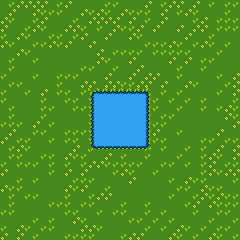

This game map was drawn from its Tiled (.tmx) file and the tilesets committed beside it. A one-line description and the full map source follow:
An orthogonal 30x30 tile map with 8x8 px tiles, 1 tile layer (ground).

<map version="1.0" tiledversion="1.1.5" orientation="orthogonal" renderorder="left-down" width="30" height="30" tilewidth="8" tileheight="8" infinite="0" nextobjectid="1">
 <tileset firstgid="1" name="Ground" tilewidth="8" tileheight="8" tilecount="12" columns="6">
  <image source="../res/test_tileset8.png" width="48" height="16" />
  <terraintypes>
   <terrain name="grass" tile="0" />
   <terrain name="water" tile="0" />
  </terraintypes>
  <tile id="0" terrain="0,0,0,0" />
  <tile id="1" terrain="0,0,0,0" />
  <tile id="2" terrain="1,1,1,1" />
  <tile id="3" terrain="0,0,1,1" />
  <tile id="4" terrain="0,0,1,0" />
  <tile id="5" terrain="1,0,1,0" />
  <tile id="6" terrain="0,0,0,1" />
  <tile id="7" terrain="0,1,0,1" />
  <tile id="8" terrain="1,1,0,0" />
  <tile id="9" terrain="0,1,0,0" />
  <tile id="10" terrain="1,0,0,0" />
  <tile id="11" terrain="0,0,0,0" />
 </tileset>
 <layer name="ground" width="30" height="30">
  <data encoding="csv">
1,2,12,12,12,12,1,2,12,1,1,1,1,2,2,1,1,1,12,1,2,12,12,1,12,1,2,1,2,2,
1,12,1,1,12,2,2,2,1,1,12,2,12,2,1,12,2,2,2,1,12,1,2,12,2,1,1,1,2,1,
12,2,1,1,2,12,1,1,1,2,1,12,12,12,12,1,12,1,2,1,12,1,1,1,2,12,1,2,2,2,
12,1,1,2,12,2,1,1,12,12,2,1,2,1,12,2,2,12,1,12,1,1,12,1,12,12,1,2,2,2,
2,1,12,2,1,1,2,2,1,2,12,1,1,12,1,1,12,2,1,1,1,1,1,12,1,1,2,1,1,1,
12,2,1,1,2,2,12,2,12,1,1,12,1,1,1,1,1,1,2,2,2,12,2,1,2,12,2,1,2,1,
1,1,12,2,1,1,1,1,1,1,1,1,12,1,2,2,2,2,1,2,2,2,2,2,1,1,1,2,1,1,
1,2,1,1,2,1,1,1,1,1,1,1,12,2,1,1,12,1,1,1,1,12,1,12,1,2,2,1,1,1,
1,2,1,1,1,1,1,1,1,1,2,2,1,1,2,1,1,12,1,1,1,1,2,1,1,2,1,1,1,1,
2,1,1,1,2,1,1,2,2,2,1,1,1,12,1,1,12,1,12,12,1,1,2,1,1,1,1,2,1,12,
1,2,2,1,1,1,1,2,1,1,12,12,1,12,12,2,2,12,12,1,12,1,1,12,2,1,1,1,2,12,
2,1,1,2,1,12,1,2,2,1,2,7,4,4,4,4,4,4,5,1,2,1,2,1,1,1,1,2,1,12,
2,1,1,1,1,2,1,1,2,2,1,8,3,3,3,3,3,3,6,2,1,2,1,2,1,2,1,1,1,2,
1,2,1,1,1,2,2,1,1,2,2,8,3,3,3,3,3,3,6,2,1,1,2,1,1,2,1,2,12,2,
1,2,1,1,1,2,1,1,1,1,1,8,3,3,3,3,3,3,6,1,2,2,1,1,1,1,1,1,12,2,
2,2,2,1,12,1,2,1,1,1,1,8,3,3,3,3,3,3,6,2,2,1,1,1,1,1,1,1,1,12,
1,12,1,1,2,2,1,1,2,2,2,8,3,3,3,3,3,3,6,12,1,1,2,1,1,1,1,12,1,1,
12,1,2,2,1,1,2,1,2,2,1,8,3,3,3,3,3,3,6,2,2,1,1,1,1,2,2,1,2,2,
1,2,12,2,1,1,1,1,1,12,1,10,9,9,9,9,9,9,11,1,2,1,1,2,1,2,1,12,1,12,
1,2,2,1,1,2,2,1,12,2,2,1,1,12,1,2,1,1,2,1,1,1,2,1,1,2,12,2,1,12,
2,1,2,2,2,1,2,1,2,1,2,12,12,2,2,2,2,2,1,1,2,2,1,2,1,2,12,1,2,2,
12,1,1,1,1,1,2,1,12,1,12,1,1,1,2,12,2,1,1,2,1,1,1,1,1,2,12,2,12,12,
1,1,2,1,2,1,1,1,1,2,2,2,1,1,1,1,12,1,1,1,1,2,1,12,2,2,1,1,1,2,
12,2,2,1,1,1,1,1,12,2,12,1,1,2,1,1,1,1,1,1,1,1,2,2,1,12,2,2,1,1,
1,2,1,2,2,1,1,1,2,1,1,2,12,12,1,1,1,1,1,1,1,2,1,1,2,12,2,12,2,2,
1,2,1,1,1,1,2,2,2,1,2,2,1,1,1,2,1,1,2,1,1,1,1,2,12,1,12,2,2,2,
2,2,1,1,1,1,1,1,2,2,1,1,2,1,2,2,1,1,2,1,2,1,1,1,2,1,1,2,2,1,
1,1,1,1,2,1,2,1,1,12,2,1,1,1,1,1,2,2,1,2,1,2,1,1,1,1,2,1,1,2,
2,1,12,2,1,2,2,1,1,1,12,12,2,1,1,1,1,1,2,1,2,1,12,2,1,2,1,2,2,1,
12,1,12,1,2,1,1,1,2,2,2,2,1,1,1,2,12,12,1,1,1,12,2,1,2,1,12,2,1,2
</data>
 </layer>
</map>